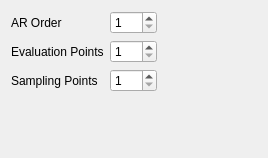
<?xml version="1.0" encoding="UTF-8"?>
<ui version="4.0">
 <class>BandpowerARSettingsView</class>
 <widget class="QWidget" name="BandpowerARSettingsView">
  <property name="geometry">
   <rect>
    <x>0</x>
    <y>0</y>
    <width>268</width>
    <height>158</height>
   </rect>
  </property>
  <property name="windowTitle">
   <string>Form</string>
  </property>
  <layout class="QGridLayout" name="gridLayout_2">
   <item row="0" column="0">
    <layout class="QGridLayout" name="gridLayout">
     <item row="0" column="0">
      <widget class="QLabel" name="m_qLabel_AROrder">
       <property name="text">
        <string>AR Order</string>
       </property>
      </widget>
     </item>
     <item row="0" column="1">
      <widget class="QSpinBox" name="m_qSpinBox_AROrder">
       <property name="minimum">
        <number>1</number>
       </property>
       <property name="maximum">
        <number>999</number>
       </property>
      </widget>
     </item>
     <item row="1" column="0">
      <widget class="QLabel" name="m_qLabel_EvaluationPoints">
       <property name="text">
        <string>Evaluation Points</string>
       </property>
      </widget>
     </item>
     <item row="1" column="1">
      <widget class="QSpinBox" name="m_qSpinBox_EvaluationPoints">
       <property name="minimum">
        <number>1</number>
       </property>
       <property name="maximum">
        <number>999</number>
       </property>
      </widget>
     </item>
     <item row="2" column="0">
      <widget class="QLabel" name="m_qLabel_SamplingPoints">
       <property name="enabled">
        <bool>true</bool>
       </property>
       <property name="text">
        <string>Sampling Points</string>
       </property>
      </widget>
     </item>
     <item row="2" column="1">
      <widget class="QSpinBox" name="m_qSpinBox_SamplingPoints">
       <property name="minimum">
        <number>1</number>
       </property>
       <property name="maximum">
        <number>999</number>
       </property>
      </widget>
     </item>
    </layout>
   </item>
   <item row="0" column="1">
    <spacer name="m_qHorizontalSpacer_Margin">
     <property name="orientation">
      <enum>Qt::Horizontal</enum>
     </property>
     <property name="sizeType">
      <enum>QSizePolicy::Expanding</enum>
     </property>
     <property name="sizeHint" stdset="0">
      <size>
       <width>78</width>
       <height>20</height>
      </size>
     </property>
    </spacer>
   </item>
   <item row="1" column="0">
    <spacer name="m_qVerticalSpacer_Margin">
     <property name="orientation">
      <enum>Qt::Vertical</enum>
     </property>
     <property name="sizeType">
      <enum>QSizePolicy::Expanding</enum>
     </property>
     <property name="sizeHint" stdset="0">
      <size>
       <width>20</width>
       <height>67</height>
      </size>
     </property>
    </spacer>
   </item>
  </layout>
 </widget>
 <resources/>
 <connections/>
</ui>
